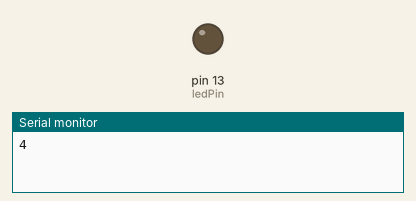
A sketch run on a simulated Arduino Leonardo, built with avr-gcc and run on an emulated ATmega32U4. On the bench: output pins drawn as LEDs (lit = HIGH), the last lines printed to the serial monitor. Random numbers use the default seed unless the sketch sets one; USB keyboard and mouse output is not drawn.

Above: at 0.1 s.
At 39.1 s:
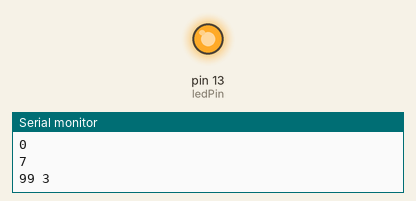
Timing chart, 0 to 40.0 s (numbered marks = the images above):
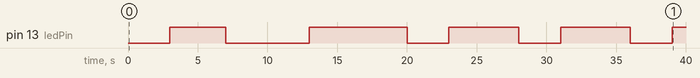

Measured:
- by itself, pin 13 (ledPin): LOW → HIGH at 3.0 s, → LOW 4.0 s later, → HIGH 6.0 s later, → LOW 7.0 s later, … (9 changes in this stretch)

The sketch:

mouse.ino
```cpp
#include <Mouse.h>
#define ledPin LED_BUILTIN
//const int ledPin = 13;
int mouseSensitivity = 12;

void setup() {
  Serial.begin(115200);
  // put your setup code here, to run once:
  pinMode(ledPin, OUTPUT);
  Mouse.begin();
  randomSeed(analogRead(0));
}

void loop() {

  int x = random(100);
  int y = random(100);
  int wheel = 0;
  int t = random(10);
  Serial.println(t, DEC);
//  Serial.print(" ");

  delay(3000);
//  Serial.println(HIGH);
  digitalWrite(ledPin, 1);
  int count = 0;
  while(count < t){
    Serial.print(x);
    Serial.print(" ");
    Serial.println(y);
    x=-x;
    y=-y;
    Mouse.move(x, y, wheel);
    count++;
    delay(1000);
  }
  Serial.println(LOW);
  digitalWrite(ledPin, LOW);

}
```
